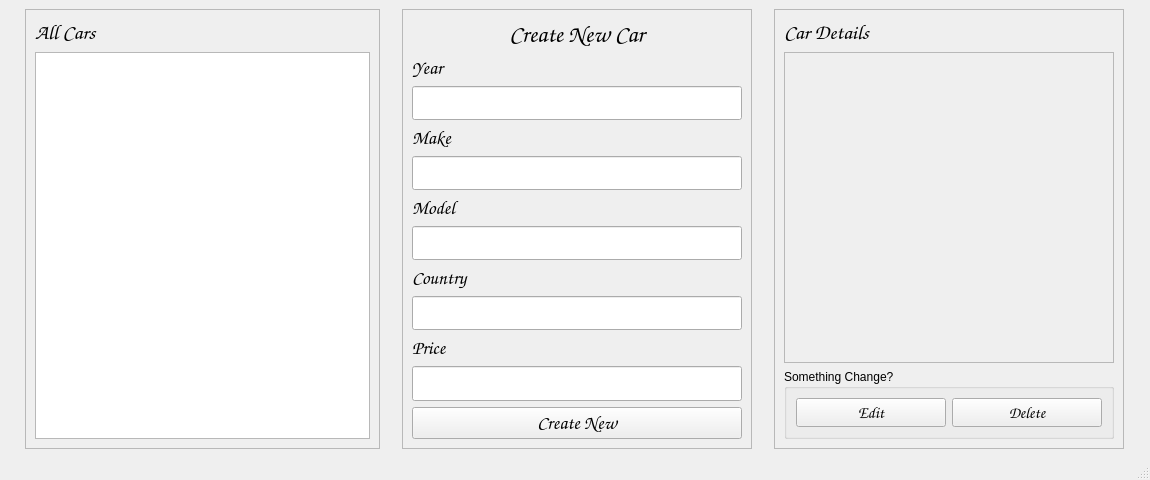
<?xml version="1.0" encoding="UTF-8"?>
<ui version="4.0">
 <class>MainWindow</class>
 <widget class="QMainWindow" name="MainWindow">
  <property name="geometry">
   <rect>
    <x>0</x>
    <y>0</y>
    <width>1150</width>
    <height>480</height>
   </rect>
  </property>
  <property name="minimumSize">
   <size>
    <width>786</width>
    <height>480</height>
   </size>
  </property>
  <property name="windowTitle">
   <string>MainWindow</string>
  </property>
  <widget class="QWidget" name="centralwidget">
   <layout class="QHBoxLayout" name="horizontalLayout">
    <item>
     <widget class="QFrame" name="frameAllCars">
      <property name="minimumSize">
       <size>
        <width>250</width>
        <height>0</height>
       </size>
      </property>
      <property name="maximumSize">
       <size>
        <width>355</width>
        <height>16777215</height>
       </size>
      </property>
      <property name="frameShape">
       <enum>QFrame::StyledPanel</enum>
      </property>
      <property name="frameShadow">
       <enum>QFrame::Raised</enum>
      </property>
      <layout class="QVBoxLayout" name="verticalLayout">
       <item>
        <widget class="QLabel" name="labelAllCars">
         <property name="font">
          <font>
           <family>Comic Sans MS</family>
           <pointsize>16</pointsize>
           <weight>75</weight>
           <bold>true</bold>
          </font>
         </property>
         <property name="frameShadow">
          <enum>QFrame::Plain</enum>
         </property>
         <property name="text">
          <string>All Cars</string>
         </property>
        </widget>
       </item>
       <item>
        <widget class="QListWidget" name="listAllCars">
         <property name="font">
          <font>
           <family>Ink Free</family>
           <pointsize>14</pointsize>
          </font>
         </property>
        </widget>
       </item>
      </layout>
     </widget>
    </item>
    <item>
     <widget class="QFrame" name="frameCarForm">
      <property name="minimumSize">
       <size>
        <width>250</width>
        <height>0</height>
       </size>
      </property>
      <property name="maximumSize">
       <size>
        <width>350</width>
        <height>16777215</height>
       </size>
      </property>
      <property name="frameShape">
       <enum>QFrame::StyledPanel</enum>
      </property>
      <property name="frameShadow">
       <enum>QFrame::Raised</enum>
      </property>
      <layout class="QVBoxLayout" name="verticalLayout_2">
       <item>
        <widget class="QLabel" name="labelCreateCar">
         <property name="font">
          <font>
           <family>Comic Sans MS</family>
           <pointsize>18</pointsize>
           <weight>75</weight>
           <bold>true</bold>
          </font>
         </property>
         <property name="text">
          <string>Create New Car</string>
         </property>
         <property name="alignment">
          <set>Qt::AlignCenter</set>
         </property>
        </widget>
       </item>
       <item>
        <widget class="QLabel" name="labelYear">
         <property name="font">
          <font>
           <family>Comic Sans MS</family>
           <pointsize>14</pointsize>
          </font>
         </property>
         <property name="text">
          <string>Year</string>
         </property>
        </widget>
       </item>
       <item>
        <widget class="QLineEdit" name="inputYear">
         <property name="font">
          <font>
           <family>Ink Free</family>
           <pointsize>14</pointsize>
          </font>
         </property>
        </widget>
       </item>
       <item>
        <widget class="QLabel" name="labelMake">
         <property name="font">
          <font>
           <family>Comic Sans MS</family>
           <pointsize>14</pointsize>
          </font>
         </property>
         <property name="text">
          <string>Make</string>
         </property>
        </widget>
       </item>
       <item>
        <widget class="QLineEdit" name="inputMake">
         <property name="font">
          <font>
           <family>Ink Free</family>
           <pointsize>14</pointsize>
          </font>
         </property>
        </widget>
       </item>
       <item>
        <widget class="QLabel" name="labelModel">
         <property name="font">
          <font>
           <family>Comic Sans MS</family>
           <pointsize>14</pointsize>
          </font>
         </property>
         <property name="text">
          <string>Model</string>
         </property>
        </widget>
       </item>
       <item>
        <widget class="QLineEdit" name="inputModel">
         <property name="font">
          <font>
           <family>Ink Free</family>
           <pointsize>14</pointsize>
          </font>
         </property>
        </widget>
       </item>
       <item>
        <widget class="QLabel" name="labelCountry">
         <property name="font">
          <font>
           <family>Comic Sans MS</family>
           <pointsize>14</pointsize>
          </font>
         </property>
         <property name="text">
          <string>Country</string>
         </property>
        </widget>
       </item>
       <item>
        <widget class="QLineEdit" name="inputCountry">
         <property name="font">
          <font>
           <family>Ink Free</family>
           <pointsize>14</pointsize>
          </font>
         </property>
        </widget>
       </item>
       <item>
        <widget class="QLabel" name="labelPrice">
         <property name="font">
          <font>
           <family>Comic Sans MS</family>
           <pointsize>14</pointsize>
          </font>
         </property>
         <property name="text">
          <string>Price</string>
         </property>
        </widget>
       </item>
       <item>
        <widget class="QLineEdit" name="inputPrice">
         <property name="font">
          <font>
           <family>Ink Free</family>
           <pointsize>14</pointsize>
          </font>
         </property>
        </widget>
       </item>
       <item>
        <widget class="QPushButton" name="createBtn">
         <property name="font">
          <font>
           <family>Comic Sans MS</family>
           <pointsize>14</pointsize>
          </font>
         </property>
         <property name="cursor">
          <cursorShape>PointingHandCursor</cursorShape>
         </property>
         <property name="text">
          <string>Create New</string>
         </property>
        </widget>
       </item>
      </layout>
     </widget>
    </item>
    <item>
     <widget class="QFrame" name="frameCarDetails">
      <property name="minimumSize">
       <size>
        <width>250</width>
        <height>0</height>
       </size>
      </property>
      <property name="maximumSize">
       <size>
        <width>350</width>
        <height>16777215</height>
       </size>
      </property>
      <property name="frameShape">
       <enum>QFrame::StyledPanel</enum>
      </property>
      <property name="frameShadow">
       <enum>QFrame::Raised</enum>
      </property>
      <layout class="QVBoxLayout" name="verticalLayout_3">
       <item>
        <widget class="QLabel" name="labelCurrentCarDisplay">
         <property name="font">
          <font>
           <family>Comic Sans MS</family>
           <pointsize>16</pointsize>
           <weight>75</weight>
           <bold>true</bold>
          </font>
         </property>
         <property name="text">
          <string>Car Details</string>
         </property>
        </widget>
       </item>
       <item>
        <widget class="QTextEdit" name="carDisplay">
         <property name="enabled">
          <bool>false</bool>
         </property>
         <property name="font">
          <font>
           <family>Ink Free</family>
           <pointsize>14</pointsize>
          </font>
         </property>
         <property name="cursor" stdset="0">
          <cursorShape>ForbiddenCursor</cursorShape>
         </property>
         <property name="statusTip">
          <string>Display Only...</string>
         </property>
        </widget>
       </item>
       <item>
        <widget class="QGroupBox" name="groupBox">
         <property name="title">
          <string>Something Change?</string>
         </property>
         <layout class="QHBoxLayout" name="horizontalLayout_2">
          <item>
           <widget class="QPushButton" name="editBtn">
            <property name="font">
             <font>
              <family>Comic Sans MS</family>
              <pointsize>12</pointsize>
             </font>
            </property>
            <property name="text">
             <string>Edit</string>
            </property>
           </widget>
          </item>
          <item>
           <widget class="QPushButton" name="deleteBtn">
            <property name="font">
             <font>
              <family>Comic Sans MS</family>
              <pointsize>12</pointsize>
             </font>
            </property>
            <property name="text">
             <string>Delete</string>
            </property>
           </widget>
          </item>
         </layout>
        </widget>
       </item>
      </layout>
     </widget>
    </item>
   </layout>
  </widget>
  <widget class="QMenuBar" name="menubar">
   <property name="geometry">
    <rect>
     <x>0</x>
     <y>0</y>
     <width>1150</width>
     <height>26</height>
    </rect>
   </property>
  </widget>
  <widget class="QStatusBar" name="statusbar"/>
 </widget>
 <resources/>
 <connections/>
</ui>
